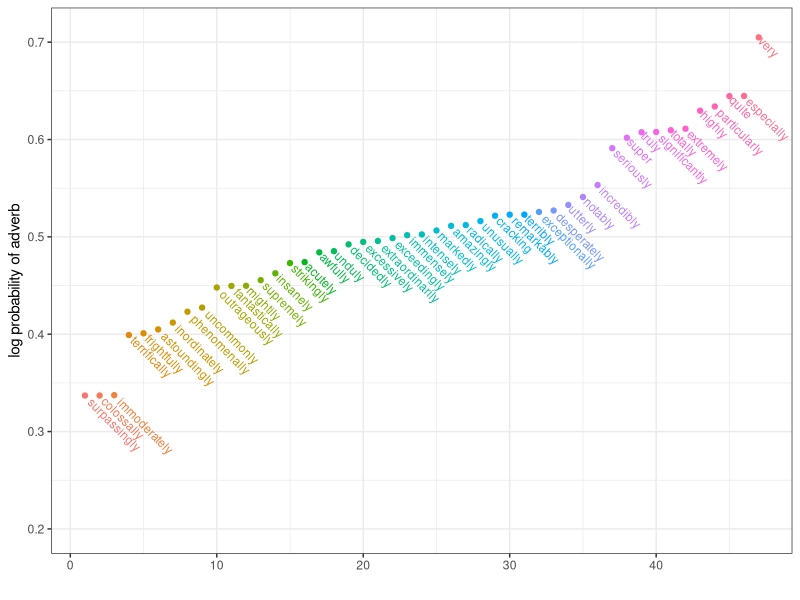

Here is the R script that generated this plot:
## ---- chunk 1
library(ggplot2)
total_1grams = 1024908267229
degree_adverbs = read.table("degree-adverbs-exp3.csv", header=T, sep=",")
print(degree_adverbs)
degree_adverbs$log_prob = log(degree_adverbs$count) / log(total_1grams)
degree_adverbs$sort_order = as.numeric(as.factor(degree_adverbs$log_prob))
degree_adverbs$adverb = with(degree_adverbs, factor(adverb, levels=adverb[sort_order]))
p <- ggplot(degree_adverbs, aes(x=sort_order, y=log_prob, colour=adverb)) +
  geom_point() +
  geom_text(aes(label=adverb), angle=(180+135), hjust=-0.1, size=3) +
  xlab("") +
  ylab("log probability of adverb") +
  ylim(0.2, 0.71) +
  theme_bw()  +
  theme(legend.position="none")
print(p)
